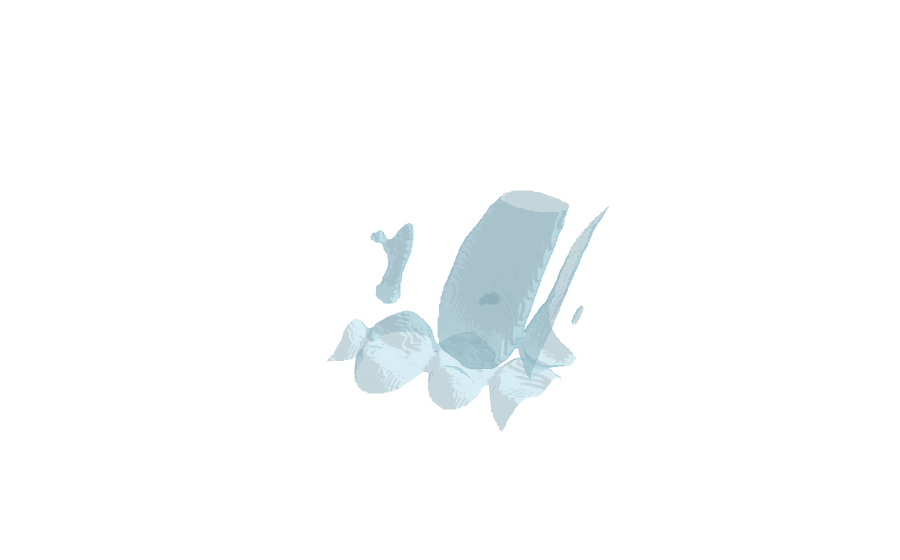
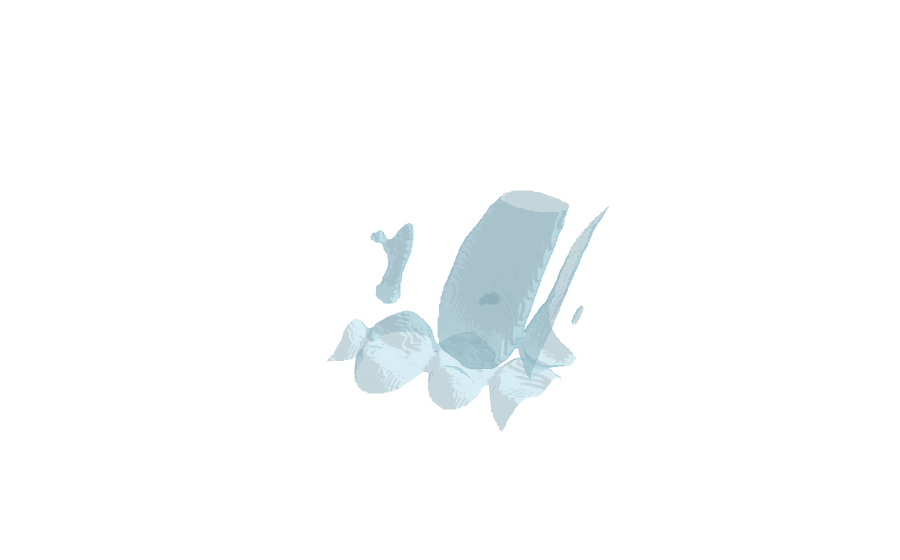

The notebook cell these images were saved under, in order:
### Code cell
import sys
import os
import time
sys.path.append(os.getcwd().removesuffix('\\datasets'))
print(sys.path)
from torch.utils.data import DataLoader
import torch.nn.functional as F
from agh_class_segmentor import AGH_Class_Segmentor_Dataset
from data_prepare.utils_plot import plot_3d_fast
import numpy as np

dataset = AGH_Class_Segmentor_Dataset()
dataloader = DataLoader(dataset, batch_size=1)
for image, mask in dataloader:
    print(np.unique(mask.numpy()))
    num = np.unique(mask.numpy())[1]
    clean_output = F.one_hot(mask.long(), num_classes=34)  #32 classes
    clean_output = clean_output.permute(0, 4, 1, 2, 3).float()

    print(mask.max(), mask.min())
    print(clean_output.max(), clean_output.min())
    print(image.max(), image.min())
    plot_3d_fast(image[0, 0].numpy(), threshold=0.9)
    time.sleep(7)
    print(clean_output[0, num].max())
    plot_3d_fast(clean_output[0, num].numpy(), threshold=0.9)
    break

### Figure 1 — Plotly figure (JSON) as saved in the notebook; plotly's stock layout.template omitted (floating-point values rounded to 4 significant figures; data arrays with more than 128 entries replaced by an {"elided": "..."} marker saying what was removed)
{"data": [{"color": "lightblue", "i": {"elided": "63490 int values"}, "j": {"elided": "63490 int values"}, "k": {"elided": "63490 int values"}, "opacity": 0.5, "type": "mesh3d", "x": {"elided": "32223 float values"}, "y": {"elided": "32223 float values"}, "z": {"elided": "32223 float values"}}], "layout": {"scene": {"xaxis": {"visible": false}, "yaxis": {"visible": false}, "zaxis": {"visible": false}}}}

### Figure 2 — Plotly figure (JSON) as saved in the notebook; plotly's stock layout.template omitted (floating-point values rounded to 4 significant figures; data arrays with more than 128 entries replaced by an {"elided": "..."} marker saying what was removed)
{"data": [{"color": "lightblue", "i": {"elided": "63490 int values"}, "j": {"elided": "63490 int values"}, "k": {"elided": "63490 int values"}, "opacity": 0.5, "type": "mesh3d", "x": {"elided": "32223 float values"}, "y": {"elided": "32223 float values"}, "z": {"elided": "32223 float values"}}], "layout": {"scene": {"xaxis": {"visible": false}, "yaxis": {"visible": false}, "zaxis": {"visible": false}}}}
